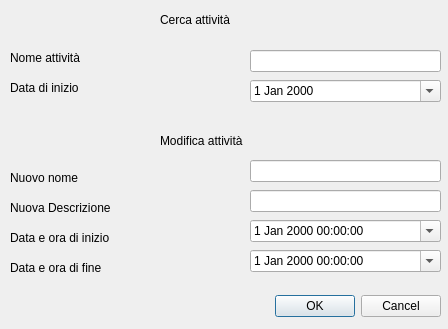
<?xml version="1.0" encoding="UTF-8"?>
<ui version="4.0">
 <class>EditActivityDialog</class>
 <widget class="QDialog" name="EditActivityDialog">
  <property name="geometry">
   <rect>
    <x>0</x>
    <y>0</y>
    <width>448</width>
    <height>329</height>
   </rect>
  </property>
  <property name="windowTitle">
   <string>Modifica attività</string>
  </property>
  <property name="sizeGripEnabled">
   <bool>false</bool>
  </property>
  <widget class="QDialogButtonBox" name="buttonBox">
   <property name="geometry">
    <rect>
     <x>140</x>
     <y>290</y>
     <width>301</width>
     <height>32</height>
    </rect>
   </property>
   <property name="orientation">
    <enum>Qt::Horizontal</enum>
   </property>
   <property name="standardButtons">
    <set>QDialogButtonBox::Cancel|QDialogButtonBox::Ok</set>
   </property>
  </widget>
  <widget class="QLabel" name="label">
   <property name="geometry">
    <rect>
     <x>10</x>
     <y>170</y>
     <width>91</width>
     <height>16</height>
    </rect>
   </property>
   <property name="text">
    <string>Nuovo nome</string>
   </property>
   <property name="textInteractionFlags">
    <set>Qt::NoTextInteraction</set>
   </property>
  </widget>
  <widget class="QLabel" name="label_2">
   <property name="geometry">
    <rect>
     <x>10</x>
     <y>200</y>
     <width>111</width>
     <height>16</height>
    </rect>
   </property>
   <property name="text">
    <string>Nuova Descrizione</string>
   </property>
   <property name="textInteractionFlags">
    <set>Qt::NoTextInteraction</set>
   </property>
  </widget>
  <widget class="QLabel" name="label_3">
   <property name="geometry">
    <rect>
     <x>10</x>
     <y>230</y>
     <width>111</width>
     <height>16</height>
    </rect>
   </property>
   <property name="text">
    <string>Data e ora di inizio</string>
   </property>
   <property name="textInteractionFlags">
    <set>Qt::NoTextInteraction</set>
   </property>
  </widget>
  <widget class="QLabel" name="label_4">
   <property name="geometry">
    <rect>
     <x>10</x>
     <y>260</y>
     <width>111</width>
     <height>16</height>
    </rect>
   </property>
   <property name="text">
    <string>Data e ora di fine</string>
   </property>
   <property name="textInteractionFlags">
    <set>Qt::NoTextInteraction</set>
   </property>
  </widget>
  <widget class="QDateTimeEdit" name="EditStartDAte">
   <property name="geometry">
    <rect>
     <x>250</x>
     <y>220</y>
     <width>191</width>
     <height>22</height>
    </rect>
   </property>
   <property name="calendarPopup">
    <bool>true</bool>
   </property>
  </widget>
  <widget class="QDateTimeEdit" name="EditENdDate">
   <property name="geometry">
    <rect>
     <x>250</x>
     <y>250</y>
     <width>191</width>
     <height>22</height>
    </rect>
   </property>
   <property name="calendarPopup">
    <bool>true</bool>
   </property>
  </widget>
  <widget class="QLineEdit" name="NewNameString">
   <property name="geometry">
    <rect>
     <x>250</x>
     <y>160</y>
     <width>191</width>
     <height>22</height>
    </rect>
   </property>
  </widget>
  <widget class="QLineEdit" name="NewDescString">
   <property name="geometry">
    <rect>
     <x>250</x>
     <y>190</y>
     <width>191</width>
     <height>22</height>
    </rect>
   </property>
  </widget>
  <widget class="QLabel" name="label_5">
   <property name="geometry">
    <rect>
     <x>160</x>
     <y>130</y>
     <width>131</width>
     <height>21</height>
    </rect>
   </property>
   <property name="text">
    <string>Modifica attività</string>
   </property>
   <property name="textFormat">
    <enum>Qt::AutoText</enum>
   </property>
   <property name="scaledContents">
    <bool>false</bool>
   </property>
   <property name="margin">
    <number>2</number>
   </property>
   <property name="textInteractionFlags">
    <set>Qt::NoTextInteraction</set>
   </property>
  </widget>
  <widget class="QLabel" name="label_6">
   <property name="geometry">
    <rect>
     <x>10</x>
     <y>50</y>
     <width>101</width>
     <height>16</height>
    </rect>
   </property>
   <property name="text">
    <string>Nome attività</string>
   </property>
  </widget>
  <widget class="QDateEdit" name="InputDateEdit">
   <property name="geometry">
    <rect>
     <x>250</x>
     <y>80</y>
     <width>191</width>
     <height>22</height>
    </rect>
   </property>
   <property name="calendarPopup">
    <bool>true</bool>
   </property>
  </widget>
  <widget class="QLineEdit" name="InputString">
   <property name="geometry">
    <rect>
     <x>250</x>
     <y>50</y>
     <width>191</width>
     <height>22</height>
    </rect>
   </property>
  </widget>
  <widget class="QLabel" name="label_7">
   <property name="geometry">
    <rect>
     <x>10</x>
     <y>80</y>
     <width>101</width>
     <height>16</height>
    </rect>
   </property>
   <property name="text">
    <string>Data di inizio</string>
   </property>
  </widget>
  <widget class="QLabel" name="label_8">
   <property name="geometry">
    <rect>
     <x>160</x>
     <y>10</y>
     <width>101</width>
     <height>20</height>
    </rect>
   </property>
   <property name="text">
    <string>Cerca attività</string>
   </property>
  </widget>
 </widget>
 <resources/>
 <connections>
  <connection>
   <sender>buttonBox</sender>
   <signal>accepted()</signal>
   <receiver>EditActivityDialog</receiver>
   <slot>accept()</slot>
   <hints>
    <hint type="sourcelabel">
     <x>248</x>
     <y>254</y>
    </hint>
    <hint type="destinationlabel">
     <x>157</x>
     <y>274</y>
    </hint>
   </hints>
  </connection>
  <connection>
   <sender>buttonBox</sender>
   <signal>rejected()</signal>
   <receiver>EditActivityDialog</receiver>
   <slot>reject()</slot>
   <hints>
    <hint type="sourcelabel">
     <x>316</x>
     <y>260</y>
    </hint>
    <hint type="destinationlabel">
     <x>286</x>
     <y>274</y>
    </hint>
   </hints>
  </connection>
 </connections>
</ui>
